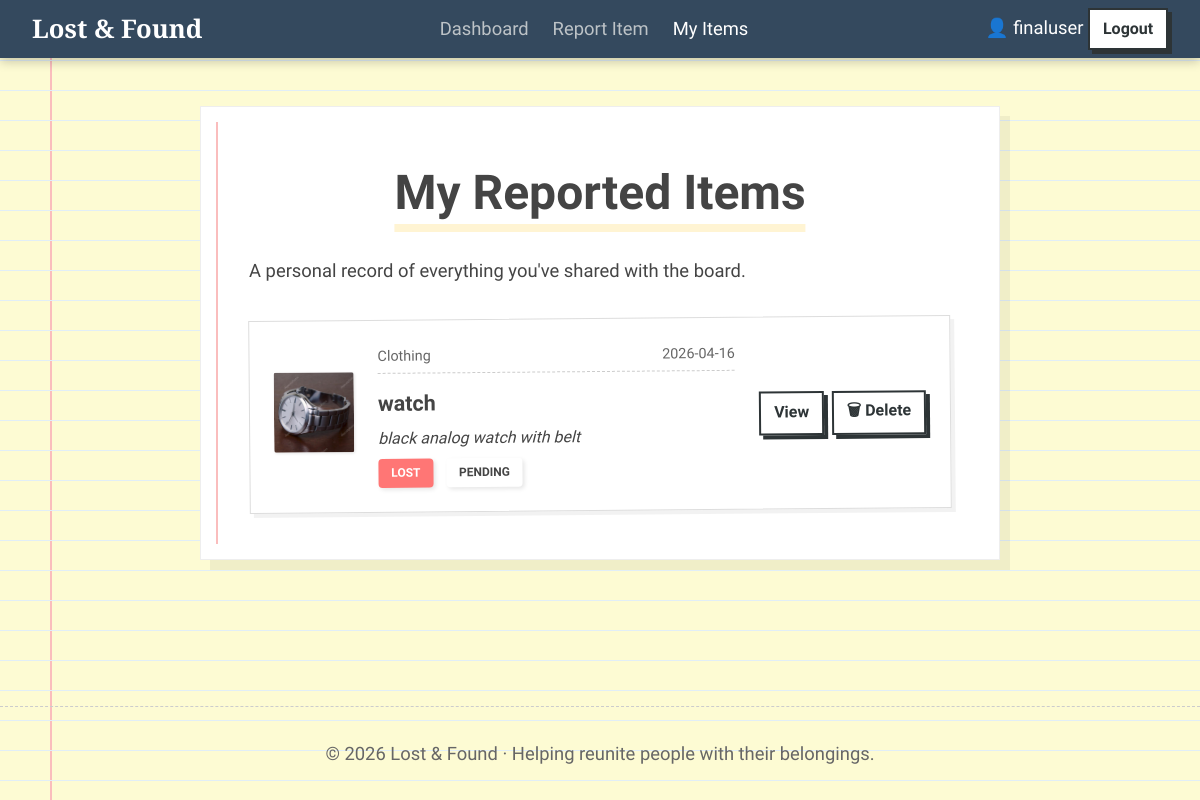
Page /my-items (signed in) on the committed database.
### tables this page shows
CREATE TABLE items (
            id           INTEGER PRIMARY KEY AUTOINCREMENT,
            user_id      INTEGER NOT NULL,
            status       TEXT    NOT NULL CHECK(status IN ('Lost','Found')),
            title        TEXT    NOT NULL,
            description  TEXT    NOT NULL,
            category     TEXT    NOT NULL,
            location     TEXT    NOT NULL,
            image_path   TEXT,
            claim_status TEXT    NOT NULL DEFAULT 'Available'
                          CHECK(claim_status IN ('Available','Pending','Claimed')),
            claimant_id  INTEGER,
            created_at   DATETIME DEFAULT (datetime('now','localtime')), claim_details TEXT,
            FOREIGN KEY (user_id)    REFERENCES users(id) ON DELETE CASCADE,
            FOREIGN KEY (claimant_id) REFERENCES users(id)
        );

### app.py (the view)
@app.route('/my-items')
@login_required
def my_items():
    db    = get_db()
    items = db.execute(
        "SELECT * FROM items WHERE user_id=? ORDER BY created_at DESC",
        (session['user_id'],)
    ).fetchall()
    db.close()
    return render_template('my_items.html', items=items)

### app.py (called while the page is built)
def login_required(f):
    @wraps(f)
    def decorated(*args, **kwargs):
        if 'user_id' not in session:
            flash('Please log in to continue.', 'info')
            return redirect(url_for('login'))
        return f(*args, **kwargs)
    return decorated

### database.py (called while the page is built)
def get_db():
    conn = sqlite3.connect(DB_PATH)
    conn.row_factory = sqlite3.Row
    conn.execute("PRAGMA foreign_keys = ON")
    return conn

### templates/my_items.html (shortened to what this page needs)
{% extends "base.html" %}
{% block content %}
<div class="notepad-page-container">
  <div class="notepad-sheet">
    <div class="page-header">
      <h1 class="page-title">My Reported Items</h1>
      <p class="page-sub">A personal record of everything you've shared with the board.</p>
    </div>
    {% if items %}
    <div class="scrap-list">
      {% for item in items %}
      <div class="scrap-paper fade-in" id="myitem-{{ item.id }}">
        <div class="scrap-img-wrap">
          {% if item.image_path %}
          <img src="{{ url_for('uploaded_file', filename=item.image_path) }}"
               alt="{{ item.title }}" class="scrap-img" loading="lazy"/>
          {% else %}
          <div class="scrap-img-placeholder scrap-img">📷</div>
          {% endif %}
        </div>
        <div class="scrap-content">
          <div class="card-meta">
            <span class="card-category">{{ item.category }}</span>
            <span class="card-date">{{ item.created_at[:10] }}</span>
          </div>
          <h3 class="card-title">
            <a href="{{ url_for('item_detail', item_id=item.id) }}" style="text-decoration:none; color:inherit;">
              {{ item.title }}
            </a>
          </h3>
          <p class="card-desc" style="margin: 0.3rem 0;">{{ item.description[:80] }}{% if item.description|length > 80 %}…{% endif %}</p>
          <div style="display:flex; gap: 0.8rem; margin-top: 0.5rem;">
            <span class="badge badge-{{ item.status|lower }}" style="position:static; transform:none; font-size:0.75rem;">{{ item.status }}</span>
            <span class="badge badge-{{ item.claim_status|lower }}" style="position:static; transform:none; font-size:0.75rem;">{{ item.claim_status }}</span>
          </div>
        </div>
        <div class="scrap-actions">
          <a href="{{ url_for('item_detail', item_id=item.id) }}" class="btn btn-ghost btn-sm">View</a>
          <button class="btn btn-danger btn-sm" onclick="deleteItem({{ item.id }})">🗑 Delete</button>
        </div>
      </div>
      {% endfor %}
    </div>
    {% endif %}
  </div>
</div>
{% endblock %}

### static/css/style.css (style rules this page uses)
:root { --paper-yellow: #fdfbd3; --line-blue: #e1eef7; --margin-red: #fabdbd; --charcoal: #2d3436; --text: #444; --text-muted: #666; --primary: #d35400; --primary-dark: #b84800; --success: #27ae60; --danger: #c0392b; --tape-color: rgba(255, 255, 255, 0.4); --shadow-notepad: 0 4px 15px rgba(0,0,0,0.1); --font-main: 'Patrick Hand', cursive; --font-accent: 'Gochi Hand', cursive; --font-serif: 'Playfair Display', serif; }
*, *::before, *::after { box-sizing: border-box; margin: 0; padding: 0; }
html { scroll-behavior: smooth; }
body { font-family: var(--font-main); background: var(--paper-yellow); background-image: linear-gradient(var(--line-blue) 1px, transparent 1px), linear-gradient(90deg, var(--margin-red) 2px, transparent 2px); background-size: 100% 30px, 100% 100%; background-position: 0 0, 50px 0; background-attachment: fixed; color: var(--text); line-height: 1.6; min-height: 100vh; display: flex; flex-direction: column; font-size: 1.15rem; }
.card-meta { display: flex; justify-content: space-between; font-size: 0.9rem; color: var(--text-muted); border-bottom: 1px dashed #ccc; padding-bottom: 0.3rem; margin-bottom: 0.8rem; }
.card-desc { font-style: italic; font-size: 1rem; margin-bottom: 1rem; }
.badge { display: inline-block; padding: 0.3rem 0.8rem; border-radius: 4px; font-weight: 700; text-transform: uppercase; font-size: 0.8rem; transform: rotate(-5deg); position: absolute; top: 10px; right: 10px; z-index: 5; box-shadow: 2px 2px 4px rgba(0,0,0,0.1); }
.badge-lost { background: #ff7675; color: white; }
.btn { font-family: var(--font-accent); padding: 0.8rem 1.5rem; border: 2px solid var(--charcoal); background: white; color: var(--charcoal); cursor: pointer; font-weight: 700; font-size: 1.2rem; transition: all 0.2s; box-shadow: 4px 4px 0px var(--charcoal); text-decoration: none; display: inline-block; }
.btn-sm { padding: 0.4rem 0.8rem; font-size: 1rem; }
.notepad-page-container { display: flex; justify-content: center; padding: 3rem 2rem; }
.notepad-sheet { background: white; width: 100%; max-width: 800px; margin: 0 auto; padding: 3rem; box-shadow: 10px 10px 0px rgba(0,0,0,0.05); border: 1px solid #eee; position: relative; transition: transform 0.4s ease; }
.notepad-sheet::before { content: ""; position: absolute; top: 15px; left: 15px; right: 15px; bottom: 15px; border-left: 2px solid var(--margin-red); pointer-events: none; }
.notepad-sheet h1, .notepad-sheet h2 { font-family: var(--font-accent); margin-bottom: 1.5rem; text-align: center; }
.scrap-list { display: flex; flex-direction: column; gap: 2rem; margin-top: 2rem; }
.scrap-paper { background: white; padding: 1.5rem; border: 1px solid #ddd; box-shadow: 4px 4px 0px rgba(0,0,0,0.05); position: relative; display: flex; gap: 1.5rem; align-items: center; transition: all 0.2s; }
.scrap-paper:nth-child(odd) { transform: rotate(-0.5deg); }
.scrap-img { width: 80px; height: 80px; object-fit: cover; border-radius: 2px; box-shadow: 1px 1px 3px rgba(0,0,0,0.1); }
.scrap-content { flex: 1; }
.scrap-actions { display: flex; gap: 0.5rem; }
.page-title { text-align: center; font-family: var(--font-serif); font-size: 3rem; margin-bottom: 1rem; position: relative; display: inline-block; left: 50%; transform: translateX(-50%); }
.page-title::after { content: ""; position: absolute; bottom: 0; left: 0; height: 8px; background: rgba(255, 234, 167, 0.5); width: 100%; z-index: -1; }

### rows in the picture
items: image_path (picture), category "Clothing", created_at "2026-04-16", title "watch", description "black analog watch with belt", status "LOST", claim_status "PENDING"

### other values in the picture
{{ session.username }} "finaluser"
